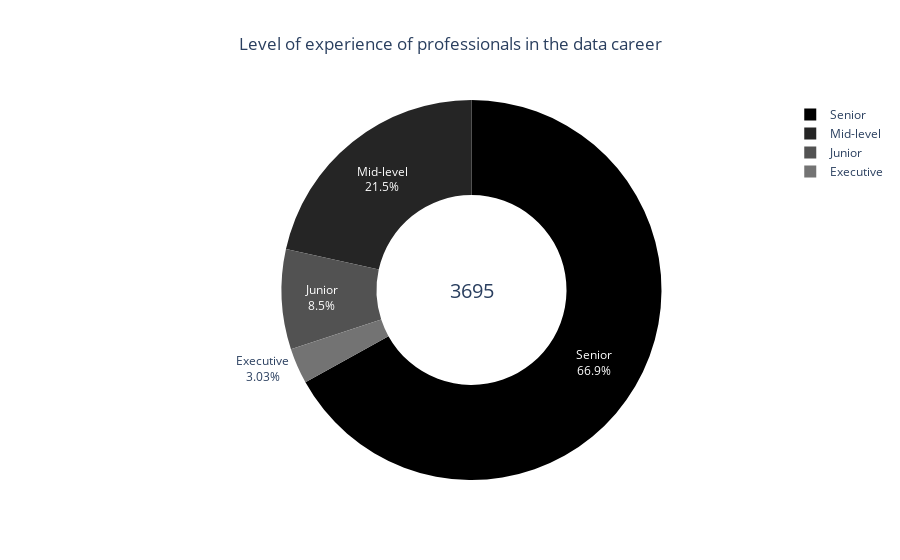

Source (notebook cell):
### Code cell
data = df["experience_level"].replace(
    {"SE": "Senior", "MI": "Mid-level", "EN": "Junior", "EX": "Executive"}
)

# counts of unique values
unique_values = data.value_counts()

# frequency of values and the labels
freq = unique_values.values
labels = unique_values.index.values

# sum of total experience levels
total = sum(freq)

# Cria a anotação com o valor total
annotation = dict(font=dict(size=20), showarrow=False, text=str(total), x=0.5, y=0.5)

# Criar o gráfico de rosca
data = [
    go.Pie(
        labels=labels,
        values=freq,
        hole=0.5,
        marker=dict(colors=list(reversed(colors.sequential.Greys))),
        textinfo="percent+label",
        insidetextorientation="auto",
        hoverinfo="label+value",
    )
]

# Cria o layout do gráfico
layout = go.Layout(
    title={
        "text": "Level of experience of professionals in the data career",
        "x": 0.5,
        #"xanchor": "center",
    },
    #width=700,
    #height=700,
    annotations=[annotation],
)

# Adicionar título
fig = go.Figure(data=data, layout=layout)

# Mostrar o gráfico
fig.show()

### Figure 1 — Plotly figure (JSON) as saved in the notebook; plotly's stock layout.template omitted (floating-point values rounded to 4 significant figures)
{"data": [{"hole": 0.5, "hoverinfo": "label+value", "insidetextorientation": "auto", "labels": ["Senior", "Mid-level", "Junior", "Executive"], "marker": {"colors": ["rgb(0,0,0)", "rgb(37,37,37)", "rgb(82,82,82)", "rgb(115,115,115)", "rgb(150,150,150)", "rgb(189,189,189)", "rgb(217,217,217)", "rgb(240,240,240)", "rgb(255,255,255)"]}, "textinfo": "percent+label", "type": "pie", "values": [2473, 796, 314, 112]}], "layout": {"annotations": [{"font": {"size": 20}, "showarrow": false, "text": "3695", "x": 0.5, "y": 0.5}], "title": {"text": "Level of experience of professionals in the data career", "x": 0.5}}}
